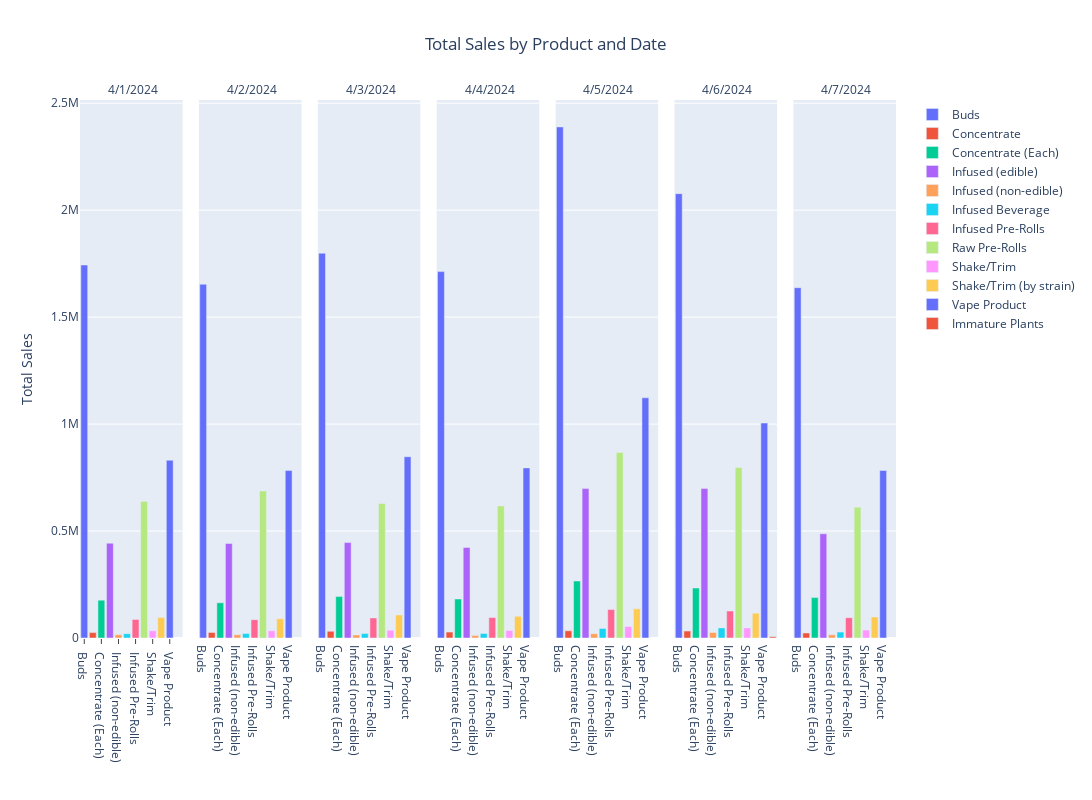

The notebook cell this image was saved under:
### Code cell
# Sample data
# df = pd.DataFrame({
#     "Product": ["Buds", "Vape Product", "Infused (edible)", "Raw Pre-Rolls"],
#     "Total Sales": [4000000, 1750000, 1125000, 1000000],
#     "Date": ["2023-01-01", "2023-01-02", "2023-01-03", "2023-01-04"]
# })

# Create the figure with facets
fig = px.bar(filtered_df,
             x='ProductCategoryName',  # Use product as the x-axis
             y='TotalPrice',
             color='ProductCategoryName',  # Color based on sales value
             color_continuous_scale=px.colors.sequential.Plasma,
             facet_col='date',  # Facet by date
            
             labels={'TotalPrice': 'Total Sales (USD)', 'date': 'Date', 'ProductCategoryName': ''},
             title='Total Sales by Product and Date')

# Update layout to adjust the axes and facet spacing
fig.update_layout(
    xaxis_title=" ",
    yaxis_title="Total Sales",
    xaxis={'type': 'category'},  # This ensures the categories (Products) are treated distinctly
    xaxis_ticks="outside",  # Ticks are shown outside
    showlegend= True ,# Hide the legend if not needed
    title_x= 0.5    
)

# Add vertical lines and additional customizations if necessary
# for date in df['Date'].unique():
#     fig.add_vline(x=date, line_width=2, line_dash="dash", line_color="red")
def custom_facet_col_wrap(facet_col_vals):
    return [val.split('=')[1] for val in facet_col_vals]
    
fig.for_each_annotation(lambda a: a.update(text=f" {a.text.split('=')[1]}"))
fig.update_layout(width=1200, height=800)
fig.show()
